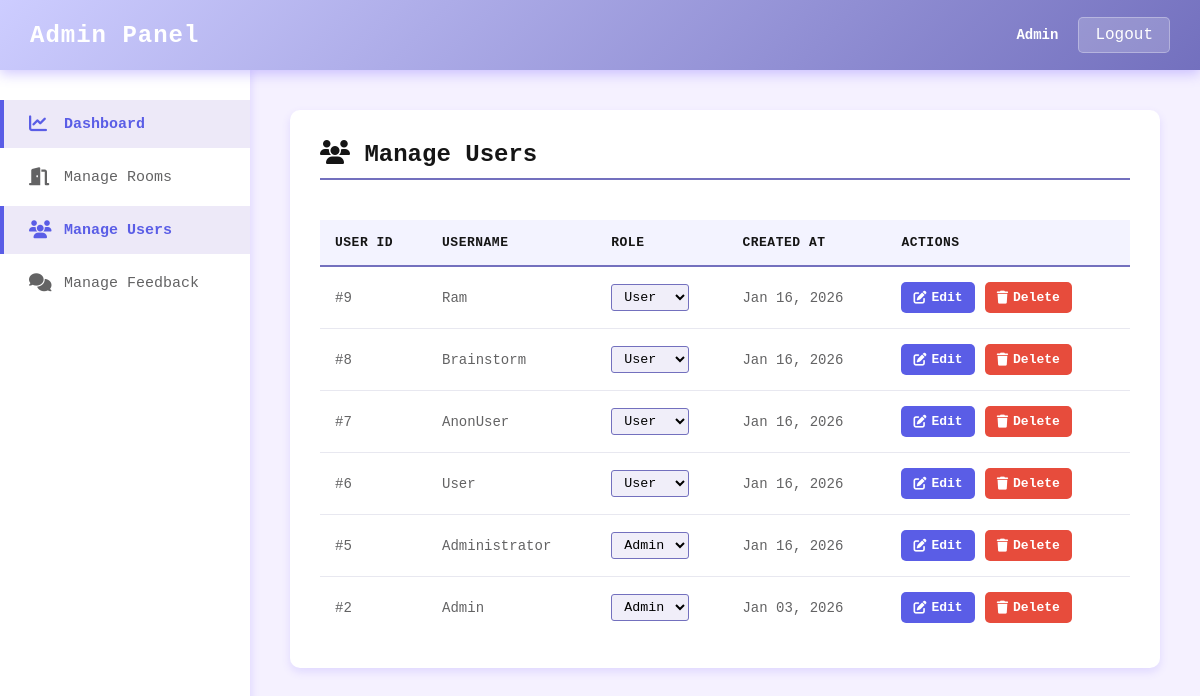
/pages/admin.php?section=users (signed in), run on the app's committed database.
### tables this page shows
CREATE TABLE `users` (
  `user_id` int(11) NOT NULL,
  `username` varchar(100) NOT NULL,
  `password` varchar(255) NOT NULL,
  `role` enum('user','admin') DEFAULT 'user',
  `created_at` timestamp NOT NULL DEFAULT current_timestamp(),
  `email` varchar(255) NOT NULL
);

### pages/admin.php (the view, shortened to what this page needs)
<?php
include "../includes/admin-header.php";
include "../config/config.php";
$section = isset($_GET['section']) ? $_GET['section'] : 'dashboard';
$roomCount = $conn->query("SELECT COUNT(*) as count FROM rooms")->fetch_assoc()['count'];
$userCount = $conn->query("SELECT COUNT(*) as count FROM users")->fetch_assoc()['count'];
$feedbackCount = $conn->query("SELECT COUNT(*) as count FROM feedback")->fetch_assoc()['count'];
?>
<?php if ($section === 'dashboard'): ?>
    <h1 style="color: #151515; margin-bottom: 30px;">Dashboard</h1>
    <div class="dashboard-grid">
        <div class="dashboard-card">
            <h3>Total Rooms</h3>
            <div class="stat"><?= $roomCount ?></div>
            <p>Active rooms in the system</p>
        </div>
        <div class="dashboard-card">
            <h3>Total Users</h3>
            <div class="stat"><?= $userCount ?></div>
            <p>Registered users</p>
        </div>
        <div class="dashboard-card">
            <h3>Total Feedback</h3>
            <div class="stat"><?= $feedbackCount ?></div>
            <p>Submitted feedbacks</p>
        </div>
    </div>
<?php elseif ($section === 'users'): ?>
    <div class="admin-section">
        <h2><i class="fa-solid fa-users"></i> Manage Users</h2>
        <div class="table-wrapper">
            <table class="admin-table">
                <thead>
                    <tr>
                        <th>User ID</th>
                        <th>Username</th>
                        <th>Role</th>
                        <th>Created At</th>
                        <th>Actions</th>
                    </tr>
                </thead>
                <tbody>
                    <?php
                    $users = $conn->query(
                        "SELECT user_id, username, role, created_at FROM users ORDER BY created_at DESC"
                    );
                    while ($user = $users->fetch_assoc()):
                    ?>
                    <tr>
                        <td>#<?= $user['user_id'] ?></td>
                        <td><?= htmlspecialchars($user['username']) ?></td>
                        <td>
                            <form method="POST" action="../actions/admin_update_user.php" style="display: inline;">
                                <select name="role" style="padding: 4px 8px; border: 1px solid #7370be; border-radius: 3px; background-color: #f0eef9;" onchange="this.form.submit()">
                                    <option value="user" <?= $user['role'] === 'user' ? 'selected' : '' ?>>User</option>
                                    <option value="admin" <?= $user['role'] === 'admin' ? 'selected' : '' ?>>Admin</option>
                                </select>
                            </form>
                        </td>
                        <td><?= date('M d, Y', strtotime($user['created_at'])) ?></td>
                        <td>
                            <div class="action-buttons">
                                <button class="btn-edit" onclick="editUser(<?= $user['user_id'] ?>)">
                                    <i class="fa-solid fa-edit"></i> Edit
                                </button>
                                <button class="btn-delete" onclick="deleteUser(<?= $user['user_id'] ?>, '<?= htmlspecialchars($user['username']) ?>')">
                                    <i class="fa-solid fa-trash"></i> Delete
                                </button>
                            </div>
                        </td>
                    </tr>
                    <?php endwhile; ?>
                </tbody>
            </table>
        </div>
    </div>
<?php endif; ?>
    </main>
</div>
</body>
</html>

### assets/css/style.css (style rules this page uses)
* { margin: 0; padding: 0; box-sizing: border-box; font-family: 'JetBrains Mono', monospace; }
body { background-color: rgb(229, 229, 240); }

### assets/css/admin.css (style rules this page uses)
.admin-section { background: white; border-radius: 10px; padding: 30px; box-shadow: 0 4px 8px rgba(107, 81, 255, 0.15); }
.admin-section h2 { color: #151515; margin-bottom: 20px; border-bottom: 2px solid #7370be; padding-bottom: 10px; }
.table-wrapper { overflow-x: auto; }
.admin-table { width: 100%; border-collapse: collapse; margin-top: 20px; }
.admin-table thead { background-color: #f3f3ff; border-bottom: 2px solid #7370be; }
.admin-table th { padding: 15px; text-align: left; color: #151515; font-weight: 600; font-size: 13px; text-transform: uppercase; letter-spacing: 0.5px; }
.admin-table td { padding: 15px; border-bottom: 1px solid #e8e8f0; color: #636364; font-size: 14px; }
.admin-table tbody tr:last-child td { border-bottom: none; }
.action-buttons { display: flex; gap: 10px; }
.btn-edit, .btn-delete, .btn-create { padding: 8px 12px; border: none; border-radius: 5px; cursor: pointer; font-size: 13px; font-weight: 600; transition: all 0.3s; display: inline-flex; align-items: center; gap: 5px; }
.btn-edit { background-color: #5a5de6; color: white; }
.btn-delete { background-color: #e74c3c; color: white; }

### data on the page
users: user_id "9", username "Ram", role "User", created_at "Jan 16, 2026"
users: user_id "8", username "Brainstorm", role "User", created_at "Jan 16, 2026"
users: user_id "7", username "AnonUser", role "User", created_at "Jan 16, 2026"
users: user_id "6", username "User", role "User", created_at "Jan 16, 2026"
users: user_id "5", username "Administrator", role "Admin", created_at "Jan 16, 2026"
users: user_id "2", username "Admin", role "Admin", created_at "Jan 03, 2026"

### other printed values
$_SESSION['username'] "Admin"
